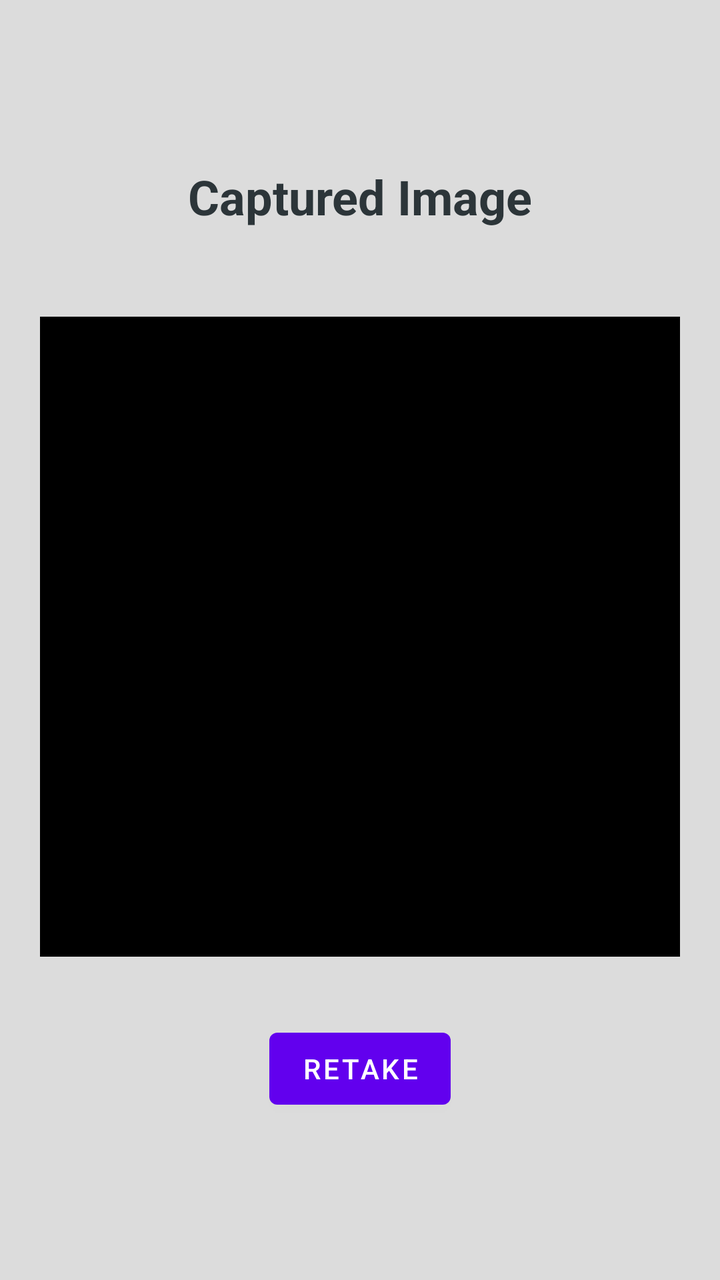
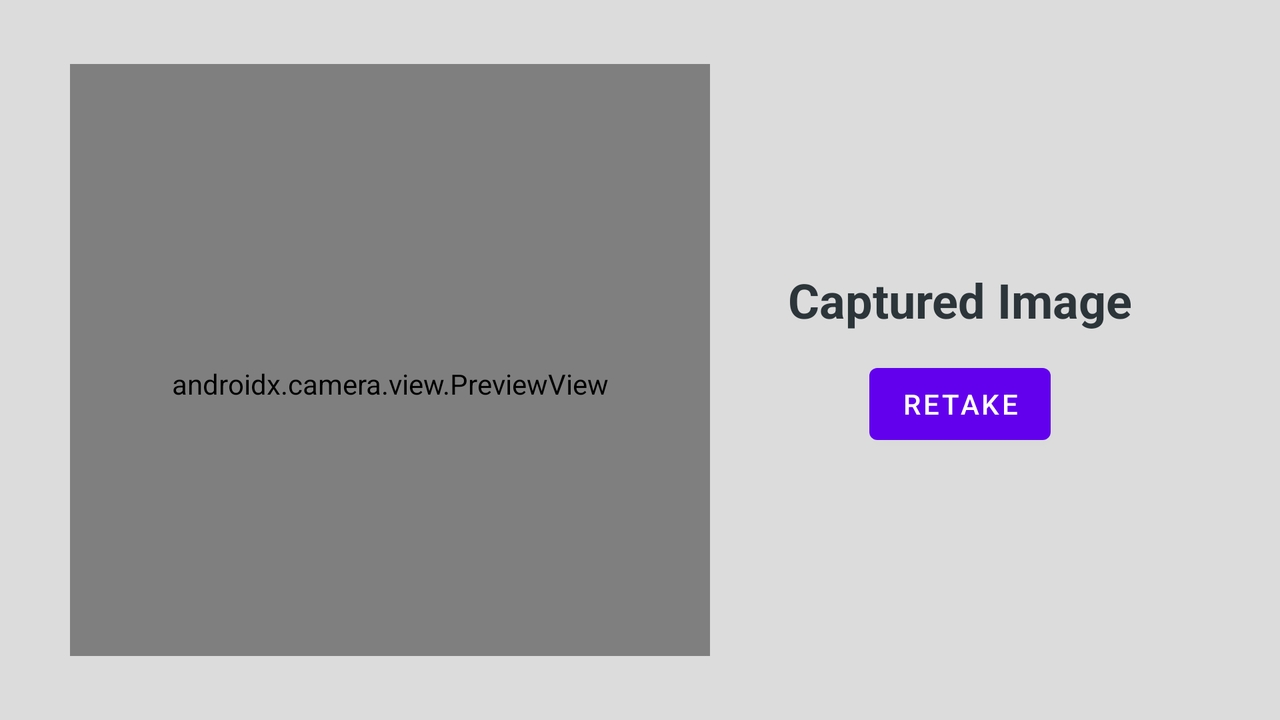

The same Android screen from two of the app's own layout files: first res/layout/ as a phone draws it, then the repository's variant for another configuration, drawn on a device whose configuration selects that folder. Both files follow.
<!-- AndroidManifest.xml: application theme Theme.BondoMan -->
<!-- res/layout/fragment_twibbon_validation.xml -->
<?xml version="1.0" encoding="utf-8"?>
<androidx.constraintlayout.widget.ConstraintLayout xmlns:android="http://schemas.android.com/apk/res/android"
    xmlns:app="http://schemas.android.com/apk/res-auto"
    android:layout_width="match_parent"
    android:layout_height="match_parent"
    android:background="@color/gainsboro">

    <LinearLayout
        android:layout_width="wrap_content"
        android:layout_height="wrap_content"
        android:orientation="vertical"
        app:layout_constraintBottom_toBottomOf="parent"
        app:layout_constraintEnd_toEndOf="parent"
        app:layout_constraintStart_toStartOf="parent"
        app:layout_constraintTop_toTopOf="parent">

        <TextView
            android:id="@+id/twibbonTitle"
            android:layout_width="match_parent"
            android:layout_height="wrap_content"
            android:text="Captured Image"
            android:textAlignment="center"
            android:textColor="@color/gunmetal_gray"
            android:textSize="24sp"
            android:textStyle="bold"
            android:layout_marginBottom="12dp"/>



        <FrameLayout
            android:id="@+id/camera_wrapper"
            android:layout_width="wrap_content"
            android:layout_height="wrap_content"
            android:paddingTop="32dp"
            android:paddingBottom="32dp">

            <ImageView
                android:id="@+id/cameraViewValidation"
                android:layout_width="320dp"
                android:layout_height="320dp"
                android:background="@color/black"
                android:adjustViewBounds="true"
                android:scaleType="centerCrop"
                android:gravity="center"
                android:layout_gravity="center">

            </ImageView>

            <ImageView
                android:id="@+id/twibbonOverlayValidation"
                android:layout_width="320dp"
                android:layout_height="320dp"
                android:gravity="center" />
        </FrameLayout>

        <Button
            android:id="@+id/retakeButton"
            android:layout_width="wrap_content"
            android:layout_height="wrap_content"
            android:text="Retake"
            android:layout_gravity="center"/>

    </LinearLayout>

</androidx.constraintlayout.widget.ConstraintLayout>
<!-- resources referenced by this layout -->
<resources>
  <color name="black">#000000</color>
  <color name="gainsboro">#DCDCDC</color>
  <color name="gunmetal_gray">#2C3539</color>
  <style name="Theme.BondoMan" parent="Theme.MaterialComponents.DayNight.NoActionBar">
          
          <item name="colorPrimary">@color/purple_500</item>
          <item name="colorPrimaryVariant">@color/purple_700</item>
          <item name="colorOnPrimary">@color/white</item>
          
          <item name="colorSecondary">@color/gunmetal_gray</item>
          <item name="colorSecondaryVariant">@color/dim_gray</item>
          <item name="colorOnSecondary">@color/black</item>
          
          <item name="android:statusBarColor">?attr/colorSecondary</item>
      </style>
  <color name="purple_500">#FF6200EE</color>
  <color name="purple_700">#FF3700B3</color>
  <color name="white">#FFFFFF</color>
  <color name="dim_gray">#696969</color>
</resources>
<!-- res/layout-land/fragment_twibbon_validation.xml (the repository's variant of the layout above) -->
<!-- drawn on the phone turned sideways -->
<?xml version="1.0" encoding="utf-8"?>
<androidx.constraintlayout.widget.ConstraintLayout xmlns:android="http://schemas.android.com/apk/res/android"
    xmlns:app="http://schemas.android.com/apk/res-auto"
    android:layout_width="match_parent"
    android:layout_height="match_parent"
    android:background="@color/gainsboro">

    <LinearLayout
        android:layout_width="wrap_content"
        android:layout_height="wrap_content"
        android:orientation="horizontal"
        app:layout_constraintBottom_toBottomOf="parent"
        app:layout_constraintEnd_toEndOf="parent"
        app:layout_constraintStart_toStartOf="parent"
        app:layout_constraintTop_toTopOf="parent">

        <FrameLayout
            android:id="@+id/camera_wrapper"
            android:layout_width="wrap_content"
            android:layout_height="wrap_content"
            android:paddingTop="32dp"
            android:paddingBottom="32dp">

            <androidx.camera.view.PreviewView
                android:id="@+id/cameraViewValidation"
                android:layout_width="320dp"
                android:layout_height="320dp"
                android:gravity="center">

            </androidx.camera.view.PreviewView>

            <ImageView
                android:id="@+id/twibbonOverlayValidation"
                android:layout_width="320dp"
                android:layout_height="320dp"
                android:gravity="center" />
        </FrameLayout>

        <LinearLayout
            android:layout_width="250dp"
            android:layout_height="wrap_content"
            android:layout_gravity="center"
            android:orientation="vertical">
            <TextView
                android:id="@+id/twibbonTitle"
                android:layout_width="match_parent"
                android:layout_height="wrap_content"
                android:text="Captured Image"
                android:textAlignment="center"
                android:textColor="@color/gunmetal_gray"
                android:textSize="24sp"
                android:textStyle="bold"
                android:layout_marginBottom="12dp"/>

            <Button
                android:id="@+id/retakeButton"
                android:layout_width="wrap_content"
                android:layout_height="wrap_content"
                android:text="Retake"
                android:layout_gravity="center"/>

        </LinearLayout>



    </LinearLayout>

</androidx.constraintlayout.widget.ConstraintLayout>
<!-- resources referenced by the variant -->
<!-- as the phone turned sideways resolves them -->
<resources>
  <color name="gainsboro">#DCDCDC</color>
  <color name="gunmetal_gray">#2C3539</color>
  <style name="Theme.BondoMan" parent="Theme.MaterialComponents.DayNight.NoActionBar">
          
          <item name="colorPrimary">@color/purple_500</item>
          <item name="colorPrimaryVariant">@color/purple_700</item>
          <item name="colorOnPrimary">@color/white</item>
          
          <item name="colorSecondary">@color/gunmetal_gray</item>
          <item name="colorSecondaryVariant">@color/dim_gray</item>
          <item name="colorOnSecondary">@color/black</item>
          
          <item name="android:statusBarColor">?attr/colorSecondary</item>
      </style>
  <color name="purple_500">#FF6200EE</color>
  <color name="purple_700">#FF3700B3</color>
  <color name="white">#FFFFFF</color>
  <color name="dim_gray">#696969</color>
  <color name="black">#000000</color>
</resources>
